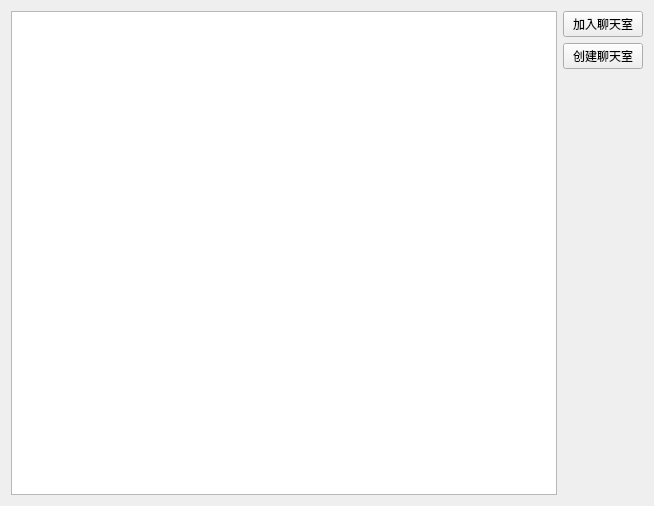
<?xml version="1.0" encoding="UTF-8"?>
<ui version="4.0">
 <class>ChatRoomsWidget</class>
 <widget class="QWidget" name="ChatRoomsWidget">
  <property name="geometry">
   <rect>
    <x>0</x>
    <y>0</y>
    <width>654</width>
    <height>506</height>
   </rect>
  </property>
  <property name="windowTitle">
   <string>Form</string>
  </property>
  <layout class="QVBoxLayout" name="verticalLayout_2">
   <item>
    <layout class="QHBoxLayout" name="horizontalLayout" stretch="1,0">
     <item>
      <widget class="QListView" name="listView"/>
     </item>
     <item>
      <layout class="QVBoxLayout" name="verticalLayout">
       <item>
        <widget class="QPushButton" name="btn_join">
         <property name="text">
          <string>加入聊天室</string>
         </property>
         <property name="autoDefault">
          <bool>false</bool>
         </property>
        </widget>
       </item>
       <item>
        <widget class="QPushButton" name="btn_create">
         <property name="text">
          <string>创建聊天室</string>
         </property>
        </widget>
       </item>
       <item>
        <spacer name="verticalSpacer">
         <property name="orientation">
          <enum>Qt::Vertical</enum>
         </property>
         <property name="sizeHint" stdset="0">
          <size>
           <width>20</width>
           <height>40</height>
          </size>
         </property>
        </spacer>
       </item>
      </layout>
     </item>
    </layout>
   </item>
  </layout>
 </widget>
 <resources/>
 <connections/>
</ui>
